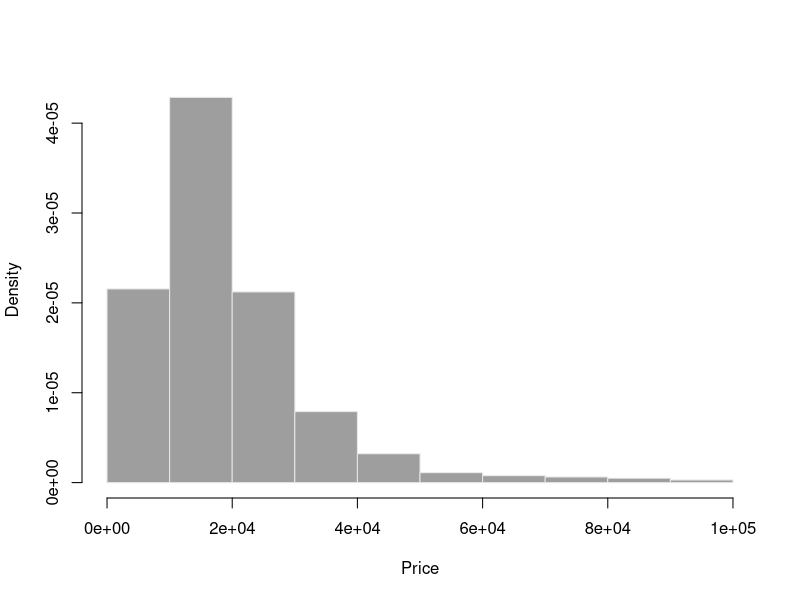
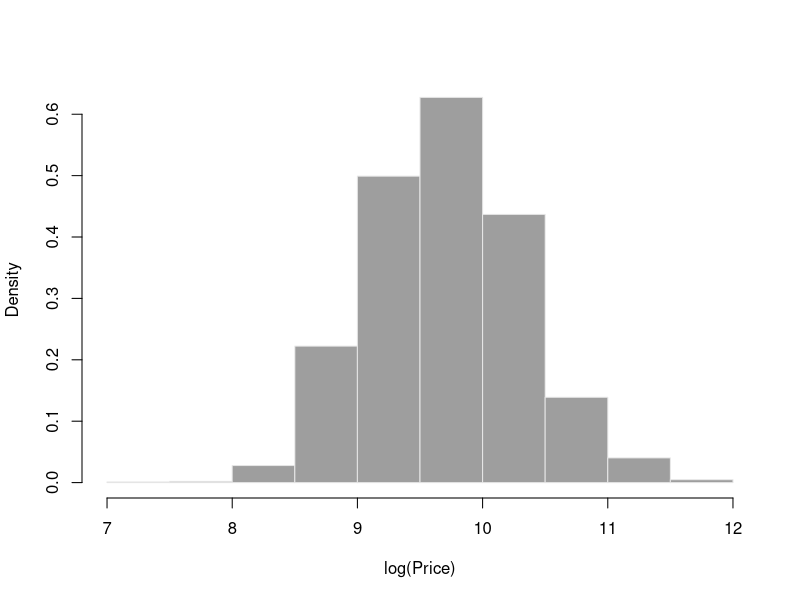
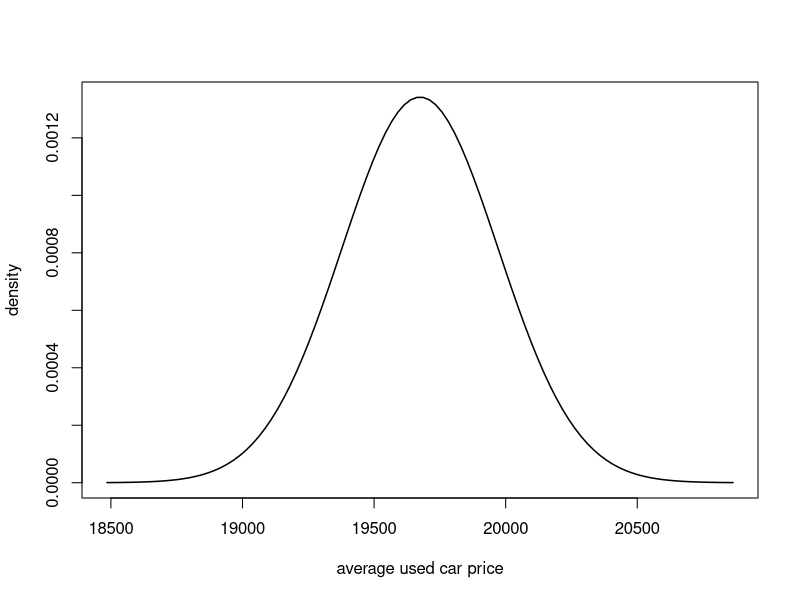
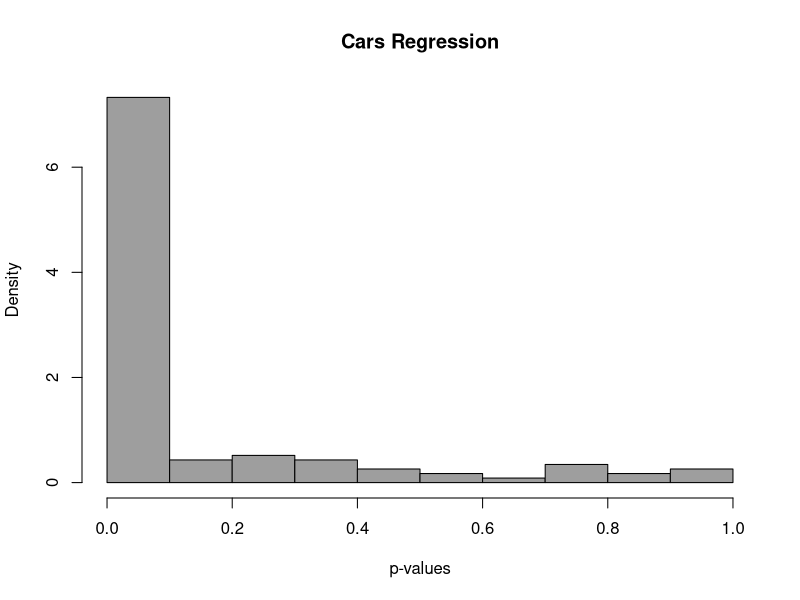
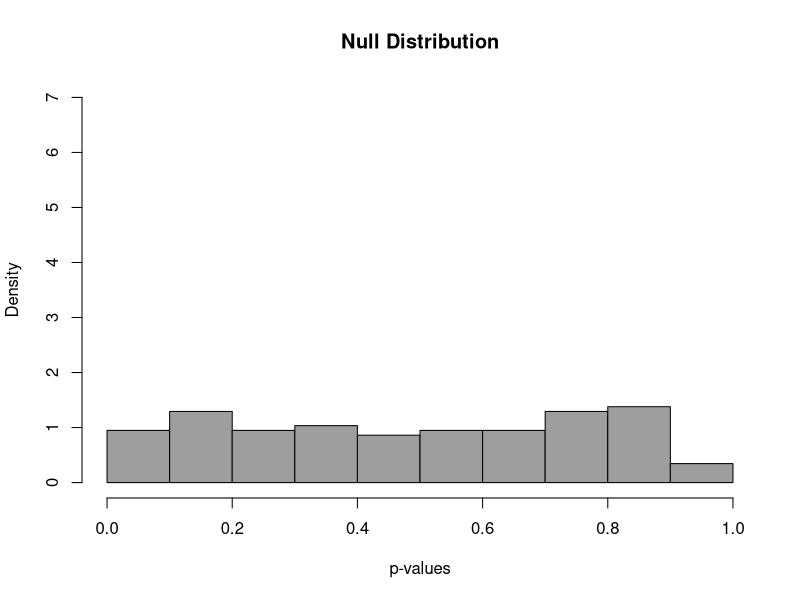
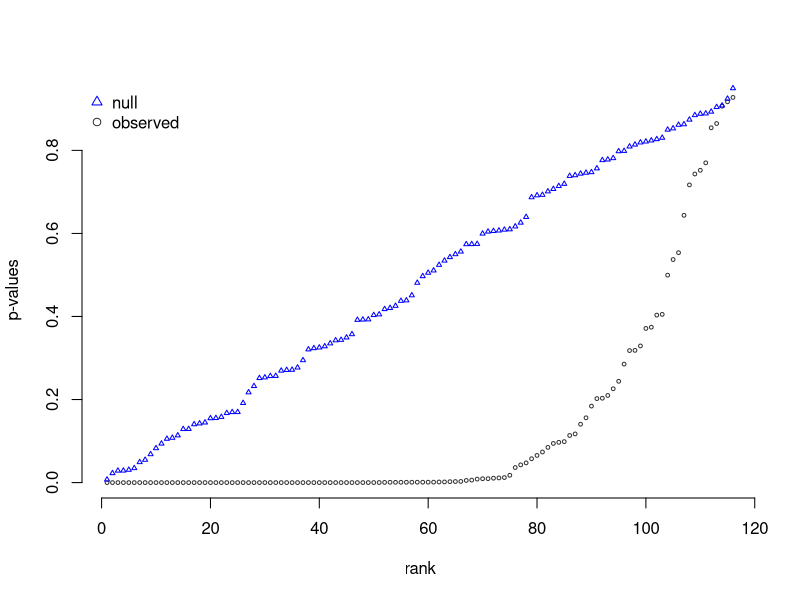
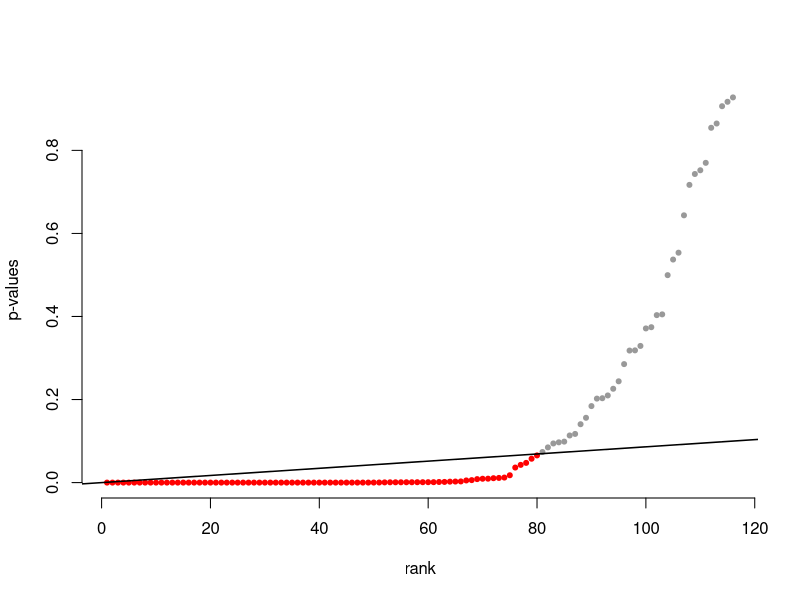
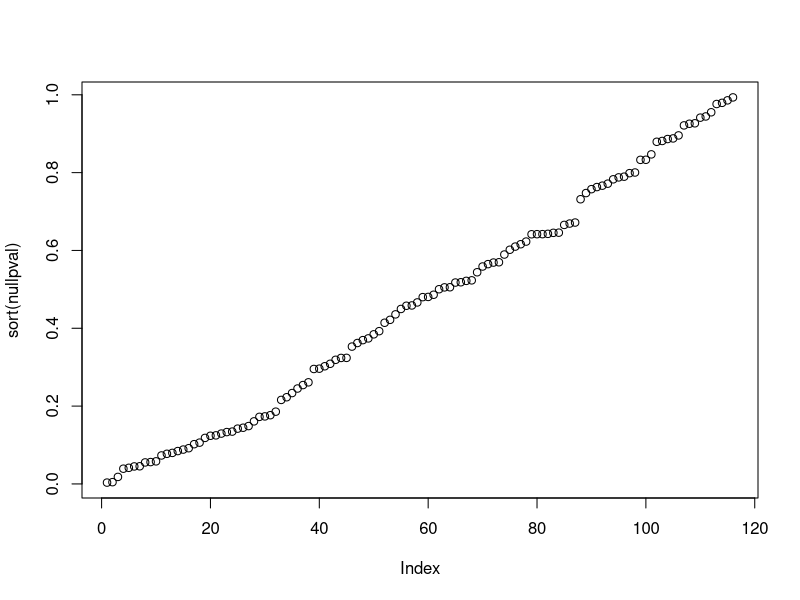

These figures' R source, in order: (Note: this script raises an error after producing the figures.)
###### Uncertainty #######

# Import the data file on cars for sale into R
Cars <- read.csv("SoCalCars.csv", stringsAsFactors = TRUE)

# We'll now take a subset we feel is representative of used cars we want to test
# This sample includes used cars  with prices at or below $100,000, and mileage greater than or equal to 10,000 miles
# but less than 150,000 miles.
Cars <- subset(Cars,
        Cars$type != "New" & Cars$mileage >= 10000 & 
        Cars$mileage <= 150000 & Cars$price < 100000 & Cars$year >= 1970)[,-1]
# note that since the imported dataset has column names, it will be treated as a dataframe
# View the dimensions of the Cars dataset with dim()
dim(Cars) # output will be number of rows then number of columns

# View the unconditional mean of the price of car listings
mean(Cars$price)
# Compute the variance of the mean price for cars listed for sale, we use na.rm=TRUE here as well
var(Cars$price)/nrow(Cars)
# and the standard error (square root of the variance)
sd(Cars$price)/sqrt(nrow(Cars))

## Generates figure 3.1, two histograms for price of cars
# The hist() function calls the histogram
#png('SoCalCarsHistRaw.png', width=4, height=4, units="in", res=720)
hist(Cars$price, 
     freq=FALSE,
     main="", 
     xlab="Price", 
     col=8, 
     border="grey90"
)
#dev.off()
#png('SoCalCarsHistLog.png', width=4, height=4, units="in", res=720)
hist(log(Cars$price), 
     freq=FALSE, 
     main="", 
     col=8,
     border="grey90",
     xlab="log(Price)"
)
#dev.off()

# If we consider the Cars dataset to be a sample of the cars for sale in 
# Southern California, then the sampling distribution's mean should be
xbar <- mean(Cars$price)
# The sampling distribution's standard deviation should be
xbse <- sd(Cars$price)/sqrt(nrow(Cars))
# Note that nrow() computes the number of rows/observations for a given dataframe

## Plot the sampling distribution
# First, create a vector of values to be fed in the sampling distrubtion pdf
calc_values <- seq(xbar-4*xbse,xbar+4*xbse,length=100)
# Note the values chosen above are based on the distribution of prices in the data
# Second, feed the values created above into the sampling distribution pdf created 
# with dnorm function
samp_pdf_values <- dnorm(calc_values, xbar, xbse)
# Third, plot the calc_values versus the sample_pdf_values for a view of the sample distribution
#pdf("SoCalCarsMeanDensity.pdf", width=4, height=4)
plot(calc_values, 
     samp_pdf_values, 
     type="l", 
     lwd=1.5,
     xlab="average used car price", 
     ylab="density"
)
#dev.off()

## hypothesis testing

# model for CPO price premium
summary( glm(price ~ certified, data=Cars) )
# 95% confidence interval for overall car average price
19674.96 + 1.96*297.3*c(-1,1) 
# ~95% confidence interval for CPO premium 
14331 + c(-2,2)*1363.6

### prediction
# conditional expectation CI
certreg <- glm(price ~ certified, data=Cars)
( certpred <- predict(certreg, data.frame(certified=1), se.fit=TRUE) )
certpred$fit + c(-2,2)*certpred$se.fit

# prediction interval
predvar <- certpred$se.fit^2 + certpred$residual.scale^2
sqrt(predvar)
certpred$fit + c(-2,2)*sqrt(predvar)

### carsreg
# larger car regression model.  First we relevel the reference levels
Cars$make <- relevel(Cars$make, "Ford")
Cars$body <- relevel(Cars$body, "Sedan")
Cars$city <- relevel(Cars$city, "Costa Mesa")


carsreg <- glm(log(price) ~ log(mileage) + make + 
       year + certified + body + city, data=Cars)
summary(carsreg)

# Extract p-values for each regressor from the regression ouput
pvals <- summary(carsreg)$coef[-1,"Pr(>|t|)"]
length(pvals)
nullps <- runif(116)

#png('SoCalCarsPvals.png', width=5, height=5, units="in", res=720)
hist(pvals, col=8, breaks=10, xlab="p-values", main="Cars Regression", freq=FALSE)
#dev.off()

#png('SoCalCarsNullPvals.png', width=5, height=5, units="in", res=720)
hist(nullps, col=8, breaks=10, xlab="p-values", main="Null Distribution", ylim=c(0,7), freq=FALSE)
#dev.off()


# Function to get significance cut-off alpha from FDR q
fdr_cut <- function(pvals, q){
        pvals <- pvals[!is.na(pvals)]
        N <- length(pvals)
        k <- rank(pvals, ties.method="min")
        max(pvals[ pvals<= (q*k/N) ])
}
# @ 1/10% FDR
cutoff10 <- fdr_cut(pvals,q=.1)
print(cutoff10)
print(sum(pvals<=cutoff10))

# produce the order statistic plots and  the FDR control plot
sig <- factor(pvals<=cutoff10)
#png('SoCalCarsOrderedPvals.png', width=4, height=4, units="in", res=720)
plot(sort(pvals), pch=21, cex=.5, col="gray20",
    bty="n", xlab="rank", ylab="p-values")
points(sort(nullps), pch=24, cex=.5, col="blue")
legend("topleft", legend=c("null","observed"), pch=c(24,21), 
       col=c("blue", "gray20"), bty="n")
#dev.off()

#png('SoCalCarsFDR.png', width=4, height=4, units="in", res=720)
plot(sort(pvals),
     col=c("grey60","red")[sig[order(pvals)]], 
     # above colors the significant p-values red
     pch=20, bty="n", xlab="rank", ylab="p-values" )
## Add the line of significance for q=0.1
q <- 0.1
abline(a=0, b=0.1/length(pvals), lwd=1.5)
#dev.off()

nullpval <- runif(length(pvals))
plot(sort(nullpval))


### bootstrapping

## basic bootstrap for average price
set.seed(1)
muhats <- c() # empty set of estimates 
for(b in 1:1000){ # we'll draw B estimates
    # resample with-replacement and estimate mu.hat
    samp_b <- sample.int(nrow(Cars), replace=TRUE)
    muhat_b <- mean(Cars$price[samp_b])
    muhats <- c(muhats, muhat_b) # append to the set
}
sd(muhats)

#pdf("SoCalCarsBootPrice.pdf", width=4, height=4)
hist(muhats, main="", xlab="average used car price", freq=FALSE,
     col=8, border="grey90", breaks=20,
     xlim=c(xbar-4*xbse,xbar+4*xbse), 
     ylim=c(0, max(samp_pdf_values)) )
lines(calc_values, 
     samp_pdf_values, 
     type="l", 
     col="blue"
)
#dev.off()


### making decisions with the bootstrap

## p-value calculation (note the absolute value on z)
( z <- (mean(Cars$price) - 20000)/292 )
2*pnorm(-abs(z))

### mileage elasticity of price
# glm analysis results
betaStats <- summary(carsreg)$coef["log(mileage)",]
round(betaStats, 5)

# function 
getBeta <- function(data, obs){
    fit <- glm(log(price) ~ log(mileage) + make + year 
               + certified + body + city, data=data[obs,])
    return(fit$coef["log(mileage)"])
}
getBeta(Cars, 1:nrow(Cars))

#########  side box on bootstrapping and parallel
library(parallel)
library(boot)
detectCores()
system.time( boot(Cars, getBeta, 2000) )
system.time( boot(Cars, getBeta, 2000, parallel="snow", ncpus=8 ) )
## this one will not give you any speedup on Windows
system.time( boot(Cars, getBeta, 2000, parallel="multicore", ncpus=8) )
############

## test statistics
library(parallel)
library(boot)
( betaBoot <- boot(Cars, getBeta, 2000, 
                 parallel="snow", ncpus=detectCores()) )


(bhat <- betaStats["Estimate"])
betaBoot$t0
sd(betaBoot$t)
mean(betaBoot$t) - bhat

## standard errors
sd(betaBoot$t)
betaStats["Std. Error"]

## recalculating test stats and p values
bhat/sd(betaBoot$t)
2*pnorm(-abs(bhat/sd(betaBoot$t)))

## HC  robust standard errors 
library(sandwich)
library(lmtest)
VHC = vcovHC(carsreg, "HC0")
hcstats <- coeftest(carsreg, vcov = VHC)
round(hcstats["log(mileage)",], 5)

## plot them all
#pdf("SoCalCarsElasticity.pdf", width=4, height=4)
hist(betaBoot$t, freq=FALSE, ylim=c(0,25), border="grey90",
     main="", xlab="price-mileage elasticity")
bhatse <- betaStats["Std. Error"]
grid <- seq(bhat-6*bhatse,bhat+6*bhatse,length=100)
lines(grid, dnorm(grid, bhat, bhatse), col="navy", lwd=1.5)
lines(grid, dnorm(grid, bhat, hcstats["log(mileage)","Std. Error"]), 
      col="orange", lwd=1.5)
legend("topright", legend=c("Basic","Bootstrap","HC"), 
       col=c("navy","grey","orange"), pch=15, bty="n")
#dev.off()

### clustered standard errors. 
CarsByDealer <- split(Cars, Cars$dealer)
length(CarsByDealer)
getBetaBlock <- function(data, ids){
    data <- do.call("rbind",data[ids])
    fit <- glm(log(price) ~ log(mileage) + make + 
                   year + certified + body + city, data=data)
    return(fit$coef["log(mileage)"])
}
getBetaBlock(CarsByDealer, 1:length(CarsByDealer))

( betaBootB <- boot(CarsByDealer, getBetaBlock, 
                          2000, parallel="snow", ncpus=detectCores()) )

Vblock <- vcovCL(carsreg, cluster=Cars$dealer)
clstats <- coeftest(carsreg, vcov = Vblock)
round(clstats["log(mileage)",], 5)
##############

### confidence intervals
# using theoretical standard errors
bhat + c(-1,1)*1.96*sd(betaBootB$t)

## distribution of bootstrapped statistics
quantile(betaBootB$t,c(0.025, 0.975))

## look at the distribution of errors
betaErrors <- betaBootB$t - bhat
quantile(bhat - betaErrors,c(.025,.975))

## bias example: e^b
Cars[1000,]
( pred <- predict(carsreg, Cars[c(1000),]) )
( phat <- exp(pred) )
getPrice <- function(data, ids, xpred){
    data <- do.call("rbind", data[ids])
    fit <- glm(log(price) ~ log(mileage) + make + 
                   year + certified + body + city, data=data)
    return(exp(predict(fit,xpred)))
}
getPrice(CarsByDealer, 1:length(CarsByDealer), Cars[1000,])

# if you change this seed, you might get errors in
# the random chance that one of your boostrap samples includes no 
# cars from the same city as our Caravan (Montclair)
set.seed(101)  
( priceBoot <- boot(CarsByDealer, getPrice, xpred=Cars[1000,], 
                    2000, parallel="snow", ncpus=detectCores()) )


priceErrors <- priceBoot$t - phat
mean(priceErrors)
phat - mean(priceErrors)

# bias corrected CI
quantile(phat-priceErrors, c(.025,.975))
# CI on original parameter sample
quantile(priceBoot$t, c(.025,.975))

# same things with the getCI function
getCI <- function(bo, p=c(.025,.975)) quantile(2*bo$t0 - bo$t, p)
getCI(priceBoot)

### parametric bootstrap
CarsSim <- function(data, mle){
    n <- nrow(data)
    Ey <- predict(mle, data)
    data$price <- exp( rnorm(n, Ey, summary(mle)$dispersion)  )
    return(data)
}
simcars <- CarsSim(Cars, carsreg)
simcars[1,]


getBetaPar <- function(data){
    fit <- glm(log(price) ~ log(mileage) + make + 
                   year + certified + body + city, data=data)
    return(fit$coef["log(mileage)"])
}
( parboot <- boot(Cars, getBetaPar, 2000, 
    sim = "parametric", ran.gen = CarsSim, mle=carsreg,
    parallel="snow", ncpus=detectCores()) )

# again, but with nonconstant variance
CarsSimNCV <- function(data, mle){
    n <- nrow(data)
    Ey <- predict(mle, data)
    # replace the dispersion with abs(residuals)
    data$price <- exp( rnorm(n, Ey, abs(mle$residuals) ))
    return(data)
}
( parbootNCV <- boot(Cars, getBetaPar, 2000, 
    sim = "parametric", ran.gen = CarsSimNCV, mle=carsreg,
    parallel="snow", ncpus=detectCores()) )

#####
## Bayesian estimation of generalized linear models
# You can install with install.packages("arm")
library(arm)

# Bayesian GLM
carsregBayes <- bayesglm(log(price) ~ log(mileage) + make + 
                           year + certified + body + city, data=Cars)
summary(carsregBayes)

# Simulate posterior distribution for our Bayesian example
posterior <- coef(sim(carsregBayes))

bhatse <- betaStats["Std. Error"]
grid <- seq(bhat-6*bhatse,bhat+6*bhatse,length=100)

#pdf("SoCalCarsBayes.pdf", width=4, height=4)
plot(grid, dnorm(grid, bhat, bhatse), xlim=range(grid), ylim=c(0,30), type="l",
    xlab="price-mileage elasticty", ylab="density", main="", bty="n", lwd=1.5, col="navy")
lines(density(betaBoot$t), col="grey50",  lwd=1.5)
lines(density(posterior[,"log(mileage)"]), col=2,  lwd=1.5)
legend("topright", legend=c("Basic","Bootstrap","Bayesian"), 
       col=c("navy","grey50","red"), pch=15, bty="n")
#dev.off()
